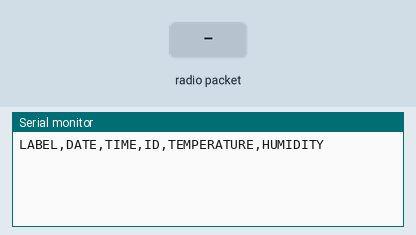
A sketch run on a simulated Arduino Uno, built with avr-gcc and run on an emulated ATmega328P. Parts: the last lines printed to the serial monitor. Inputs (shaded band) come from the test bench. No radio packets arrive unless stated.

Above: at 5.8 s.
5.9 s: radio packet "5" arrives
At 10.7 s:
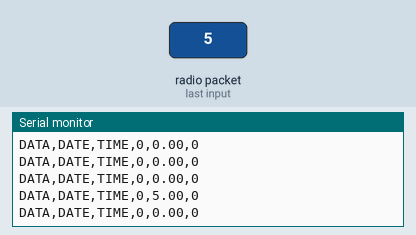
11.5 s: radio packet "90" arrives
At 15.9 s:
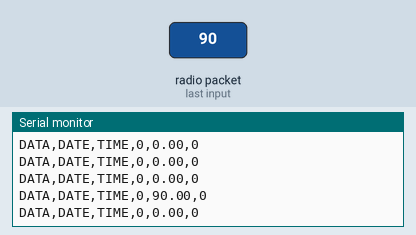
16.5 s: radio packet "200" arrives
At 21.2 s:
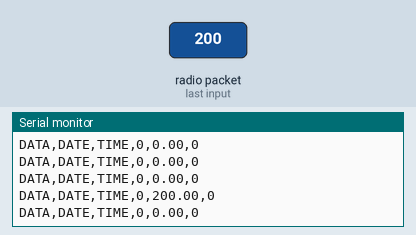
Timing chart, 0 to 22.7 s (numbered marks = the images above; inputs shaded):
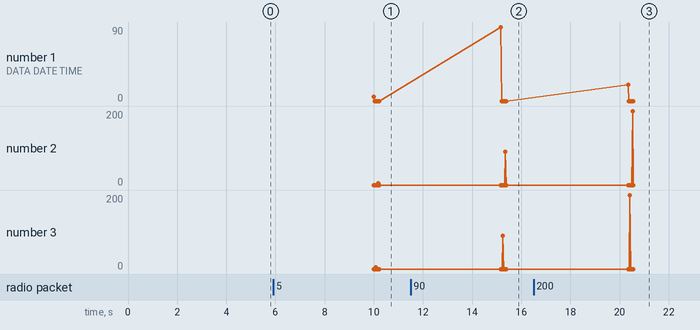

Measured:
- after the input at 5.9 s, the serial monitor: prints a new line after 4.1 s (image 1)
- after the input at 11.5 s, the serial monitor: prints a new line after 3.7 s (image 2)
- after the input at 16.5 s, the serial monitor: prints a new line after 3.8 s (image 3)

The sketch:

Receiver.ino
```cpp
//Receiver

/////////////--- Place for varibles to change
//The ID of the transceiver
const int receiverId = 1;

//Amount of transmitters connected to the receiver
const int connTrans = 1;

// arrays in an array: datatype arrayname[x][y]
const byte transmitterAddresses[5][connTrans] = {'R','x','A','A','A'};


//////////////////////////////////////////////////////////
#include <SPI.h>
#include <nRF24L01.h>
#include <RF24.h>

#define CE_PIN  9
#define CSN_PIN 10
RF24 radio(CE_PIN, CSN_PIN);

//The array used for the received data
char drArray[9][connTrans];
//char testDataReceived[9] = {'0','1','+','0','7','5','0','7','3'};

//variables for flow control
int drCounter = 0;
bool receivedAllData = false;

//temporary arrays to be used when parsing the received data
// char idArray[2];
char tempArray[5];
char humArray[3];

//variables to be used when the data has to be written in the Excel-file
int id;
double temp;
int hum;

void setup() {
  Serial.begin(9600);
  // Clears all saved data in excel.
  //Serial.println("CLEARDATA");
  Serial.println("LABEL,DATE,TIME,ID,TEMPERATURE,HUMIDITY");

  //Serial.println("SimpleRx Starting");
  radio.begin();
  radio.setDataRate( RF24_250KBPS );
  openPipesForReading();
  radio.startListening();
}

void loop() {
  getData();

  if(receivedAllData){
    showData();
  }

  //delay only used for testing purposes
  delay(5000);
}


//========================User defined methods========================//


//checks if there is new data. If yes, reads the data and sets newData to true.
void getData(){
  if ( radio.available() ) {
    radio.read( &drArray[drCounter], sizeof(drArray) );
    drCounter++;
  }

  //if all expected data is received, reset pointer
  if(drCounter == connTrans){
    drCounter = 0;
    receivedAllData = true;
  }
}

//The received data is parsed and shown in an Excel-file
void showData(){
  for(int i = 0; i < sizeof(drArray); i++){
    //Serial.print(DParsing the array: ");
    //Serial.print(drArray[i]);
    Serial.print("DATA,DATE,TIME");
    Serial.print(",");

    //Assigns received id to an array and prints it
    char idArray[2];
    idArray[0] = drArray[0][i];
    idArray[1] = drArray[1][i];
    //Serial.print("ID: ");
    id = atoi(idArray);
    Serial.print(id);
    Serial.print(",");

    //Assigns received temperature to an array and prints it
    tempArray[0] = drArray[2][i];
    tempArray[1] = drArray[3][i];
    tempArray[2] = drArray[4][i];
    tempArray[3] = '.';
    tempArray[4] = drArray[5][i];
    //Serial.print("Temperature: ");
    temp = atof(tempArray);
    Serial.print(temp); Serial.print(",");

    //Assigns received humidity to an array and prints it
    humArray[0] = drArray[6][i];
    humArray[1] = drArray[7][i];
    humArray[2] = drArray[8][i];
    //Serial.print("Humidity: ");
    hum = atoi(humArray);  Serial.println(hum);
    //Serial.println();
    }

  //get ready to receive data again
  receivedAllData = false;
  //Resetting all data in drArray (replacing existing data with '0'
  memset(drArray, '0', sizeof(drArray));
}

void openPipesForReading(){
  for(int i = 0; i < sizeof(transmitterAddresses); i++){
    radio.openReadingPipe(i, transmitterAddresses[i]);
  }
  radio.startListening();
}
```
